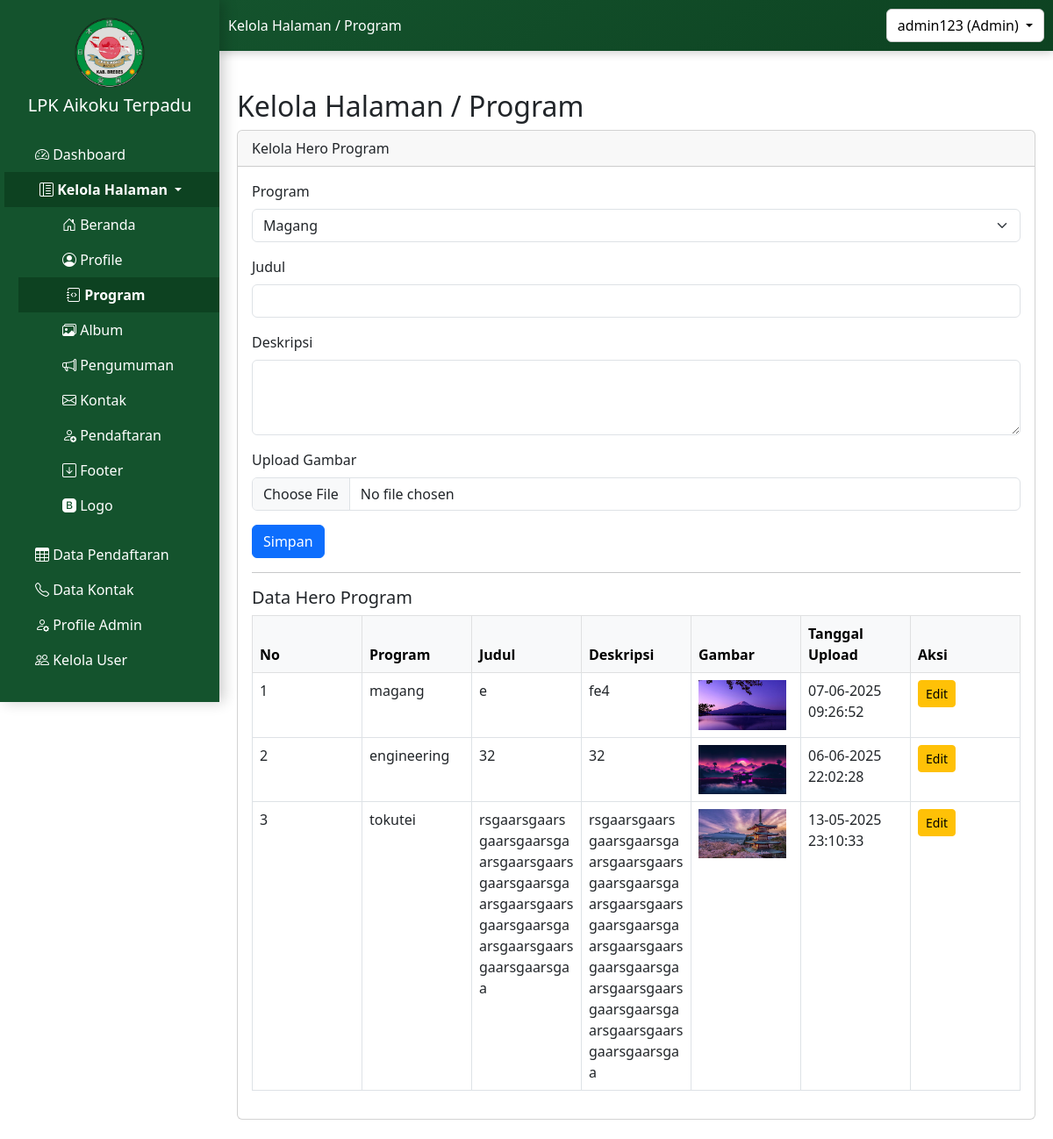
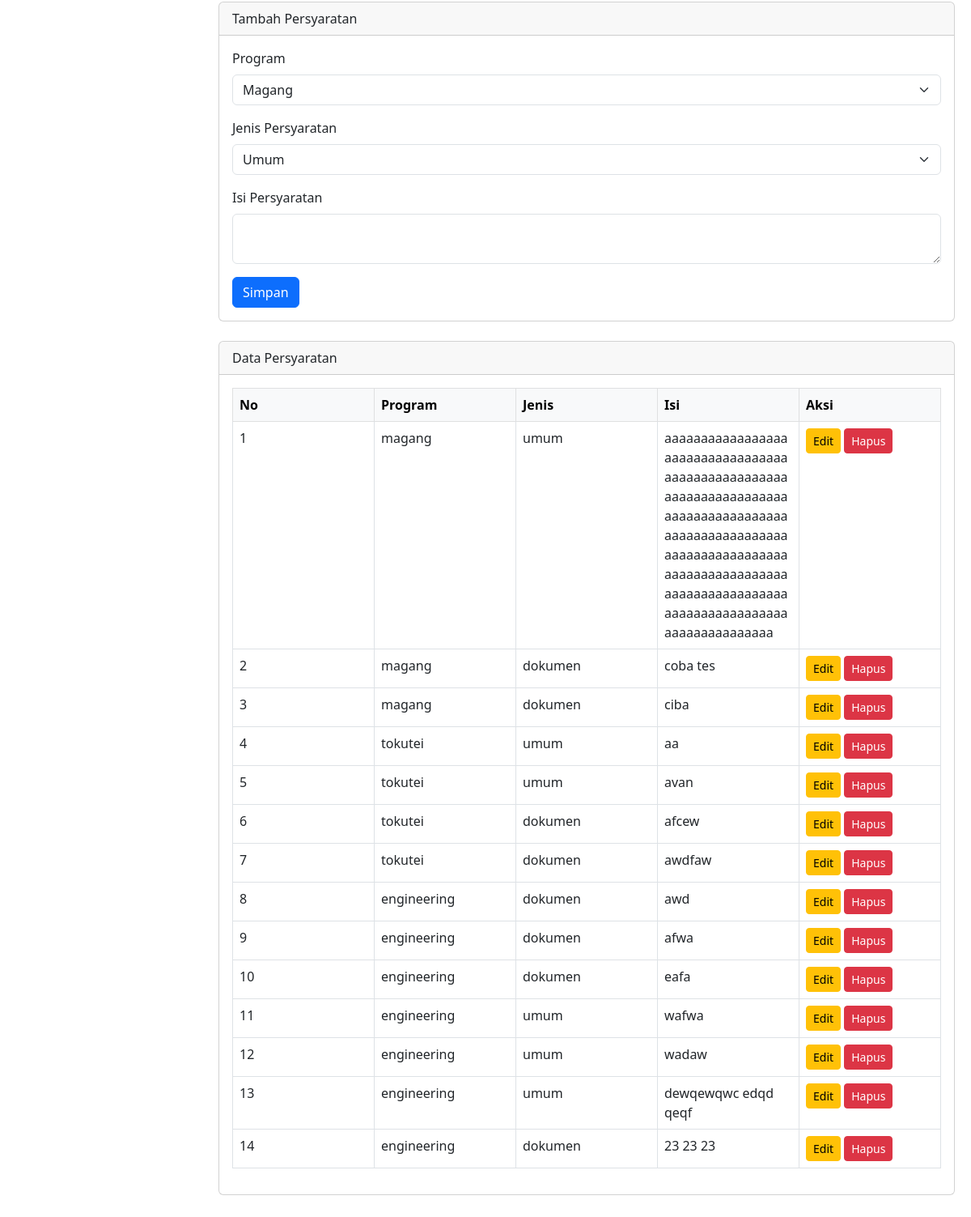
Page /admin/kelola_halaman/program/program_admin.php (signed in) on the committed database (2 pictures, top to bottom).
### tables this page shows
CREATE TABLE `tb_hero_program` (
  `id_hero_program` int(11) NOT NULL,
  `nama_program` varchar(100) NOT NULL,
  `judul` varchar(255) NOT NULL,
  `deskripsi` text NOT NULL,
  `gambar` varchar(255) DEFAULT NULL,
  `program` varchar(50) DEFAULT NULL,
  `tanggal_upload` datetime DEFAULT NULL
);

CREATE TABLE `tb_persyaratan_program` (
  `id` int(11) NOT NULL,
  `jenis` enum('umum','dokumen') NOT NULL,
  `isi` text NOT NULL,
  `program` enum('magang','engineering','tokutei') NOT NULL
);

### admin/kelola_halaman/program/program_admin.php (the view, shortened to what this page needs)
<?php
include '../../../includes/config.php';
$pageTitle = 'Kelola Halaman / Program';
?>
<!DOCTYPE html>
<html lang="en">
<head>
</head>
<body>
    <?php include '../../../sidebar1.php'; ?>
    <div class="container mt-4 content">
        <h2><?php echo $pageTitle; ?></h2>
        <div class="card mb-4">
            <div class="card-header">Kelola Hero Program</div>
            <div class="card-body">
                <form action="hero/proses_tambah_hero_program.php" method="POST" enctype="multipart/form-data">
                    <div class="mb-3">
                        <label for="program" class="form-label">Program</label>
                        <select name="program" class="form-select" required>
                            <option value="magang">Magang</option>
                        </select>
                    </div>
                    <div class="mb-3">
                        <label for="judul" class="form-label">Judul</label>
                        <input type="text" name="judul" id="judul" class="form-control" required maxlength="100">
                    </div>
                    <div class="mb-3">
                        <label for="deskripsi" class="form-label">Deskripsi</label>
                        <textarea name="deskripsi" class="form-control" required rows="3" maxlength="255"></textarea>
                    </div>
                    <div class="mb-3">
                        <label for="gambar" class="form-label">Upload Gambar</label>
                        <input type="file" name="gambar" class="form-control" accept="image/*" required>
                    </div>
                    <button type="submit" class="btn btn-primary">Simpan</button>
                </form>
                <hr>
                <h5>Data Hero Program</h5>
                <table class="table table-bordered">
                    <thead class="table-light">
                        <tr>
                            <th>No</th>
                            <th>Program</th>
                            <th>Judul</th>
                            <th>Deskripsi</th>
                            <th>Gambar</th>
                            <th>Tanggal Upload</th>
                            <th>Aksi</th>
                        </tr>
                    </thead>
                    <tbody>
                        <?php
                        $result = mysqli_query($mysqli, "SELECT * FROM tb_hero_program ORDER BY id_hero_program DESC");
                        $no = 1;
                        while ($data = mysqli_fetch_assoc($result)) {
                            ?>
                            <tr>
                                <td><?= $no++ ?></td>
                                <td><?= htmlspecialchars($data['program']) ?></td>
                                <td><?= htmlspecialchars($data['judul']) ?></td>
                                <td><?= htmlspecialchars($data['deskripsi']) ?></td>
                                <td><img src="../../../uploads/<?= $data['gambar'] ?>" width="100"></td>
                                <td><?= date('d-m-Y H:i:s', strtotime($data['tanggal_upload'])) ?></td>
                                <td>
                                    <button type="button" class="btn btn-sm btn-warning" data-bs-toggle="modal"
                                        data-bs-target="#editHero<?= $data['id_hero_program'] ?>">
                                        Edit
                                    </button>
                                </td>
                            </tr>
                        <?php } ?>
                    </tbody>
                </table>
            </div>
        </div>
        <div class="card mb-4">
            <div class="card-header">Tambah Persyaratan</div>
            <div class="card-body">
                <form action="persyaratan/proses_tambah_persyaratan.php" method="POST">
                    <div class="mb-3">
                        <label for="program" class="form-label">Program</label>
                        <select name="program" class="form-select" required>
                            <option value="magang">Magang</option>
                        </select>
                    </div>
                    <div class="mb-3">
                        <label for="jenis" class="form-label">Jenis Persyaratan</label>
                        <select name="jenis" class="form-select" required>
                            <option value="umum">Umum</option>
                        </select>
                    </div>
                    <div class="mb-3">
                        <label for="isi" class="form-label">Isi Persyaratan</label>
                        <textarea name="isi" class="form-control" required></textarea>
                    </div>
                    <button type="submit" class="btn btn-primary">Simpan</button>
                </form>
            </div>
        </div>
        <div class="card mb-4">
            <div class="card-header">Data Persyaratan</div>
            <div class="card-body">
                <table class="table table-bordered">
                    <thead class="table-light">
                        <tr>
                            <th>No</th>
                            <th>Program</th>
                            <th>Jenis</th>
                            <th>Isi</th>
                            <th>Aksi</th>
                        </tr>
                    </thead>
                    <tbody>
                        <?php
                        $result = mysqli_query($mysqli, "SELECT * FROM tb_persyaratan_program ORDER BY id ASC");
                        $no = 1;
                        while ($row = mysqli_fetch_assoc($result)) {
                            $id = $row['id'];
                            ?>
                            <tr>
                                <td><?= $no++ ?></td>
                                <td><?= htmlspecialchars($row['program']) ?></td>
                                <td><?= htmlspecialchars($row['jenis']) ?></td>
                                <td><?= htmlspecialchars($row['isi']) ?></td>
                                <td>
                                    <button type="button" class="btn btn-sm btn-warning" data-bs-toggle="modal"
                                        data-bs-target="#editModal<?= $id ?>">
                                        Edit
                                    </button>
                                    <button type="button" class="btn btn-sm btn-danger" data-bs-toggle="modal"
                                        data-bs-target="#hapusModal<?= $id ?>">
                                        Hapus
                                    </button>
                                </td>
                            </tr>
                        <?php } ?>
                    </tbody>
                </table>
            </div>
        </div>
    </div>
</body>
</html>

### sidebar1.php (shortened to what this page needs)
<?php
function isActive($page)
{
    return strpos($_SERVER['REQUEST_URI'], $page) !== false ? 'active' : '';
}
?>
<?php
function isDropdownActive($pages = [])
{
    foreach ($pages as $page) {
        if (strpos($_SERVER['REQUEST_URI'], $page) !== false) {
            return 'show';
        }
    }
    return '';
}
?>
<!DOCTYPE html>
<html lang="id">
<head>
    <link href="https://cdn.jsdelivr.net/npm/bootstrap@5.3.0/dist/css/bootstrap.min.css" rel="stylesheet">
    <link href="https://cdn.jsdelivr.net/npm/bootstrap-icons/font/bootstrap-icons.css" rel="stylesheet">
</head>
<body>
    <div class="sidebar" id="sidebar">
        <div class="text-center mb-4">
            <img src="/pendaftaran/img/logo.png" alt="Logo LPK" class="img-fluid" style="width: 80px; height: auto;">
            <h5 class="mt-2">LPK Aikoku Terpadu</h5>
        </div>
        <a href="/pendaftaran/admin/dashboard/dashboard_admin.php" onclick="changeTitle('Dashboard')"
            class="text-white d-block px-3 py-2 <?php echo isActive('dashboard_admin.php'); ?>">
            <i class="bi bi-speedometer2"></i> Dashboard
        </a>
        <div class="dropdown">
            <a class="dropdown-toggle text-white d-block px-3 py-2 <?php echo isDropdownActive([
                'beranda_admin.php',
                'profile_admin.php',
                'program_admin.php',
                'album_admin.php',
                'pengumuman_admin.php',
                'kontak_admin.php',
                'pendaftaran_admin.php',
                'footer_admin.php',
                'logo_admin.php'
            ]) ? 'active' : ''; ?>" href="#" role="button" id="kelolaHalamanDropdown" data-bs-toggle="collapse"
                data-bs-target="#kelolaHalamanMenu">
                <i class="bi bi-layout-text-sidebar-reverse"></i> Kelola Halaman
            </a>
            <div class="collapse <?php echo isDropdownActive([
                'beranda_admin.php',
                'profile_admin.php',
                'program_admin.php',
                'album_admin.php',
                'pengumuman_admin.php',
                'kontak_admin.php',
                'pendaftaran_admin.php',
                'footer_admin.php',
                'logo_admin.php'
            ]); ?>" id="kelolaHalamanMenu">
                <ul class="list-unstyled ms-3">
                    <li><a class="text-white d-block px-3 py-2 <?php echo isActive('beranda_admin.php'); ?>"
                            href="/pendaftaran/admin/kelola_halaman/beranda/beranda_admin.php"
                            onclick="changeTitle('Beranda')">
                            <i class="bi bi-house-door"></i> Beranda</a></li>
                    <li><a class="text-white d-block px-3 py-2 <?php echo isActive('profile_admin.php'); ?>"
                            href="/pendaftaran/admin/kelola_halaman/profile/profile_admin.php"
                            onclick="changeTitle('Profile')">
                            <i class="bi bi-person-circle"></i> Profile</a></li>
                    <li><a class="text-white d-block px-3 py-2 <?php echo isActive('program_admin.php'); ?>"
                            href="/pendaftaran/admin/kelola_halaman/program/program_admin.php"
                            onclick="changeTitle('Program')">
                            <i class="bi bi-journal-code"></i> Program</a></li>
                    <a class="text-white d-block px-3 py-2 <?php echo isActive('album_admin.php'); ?>"
                        href="/pendaftaran/admin/kelola_halaman/album/album_admin.php" onclick="changeTitle('Album')">
                        <i class="bi bi-images"></i> Album
                    </a>
                    <li><a class="text-white d-block px-3 py-2 <?php echo isActive('pengumuman_admin.php'); ?>"
                            href="/pendaftaran/admin/kelola_halaman/pengumuman/pengumuman_admin.php"
                            onclick="changeTitle('Pengumuman')">
                            <i class="bi bi-megaphone"></i> Pengumuman</a></li>
                    <li><a class="text-white d-block px-3 py-2 <?php echo isActive('kontak_admin.php'); ?>"
                            href="/pendaftaran/admin/kelola_halaman/kontak/kontak_admin.php"
                            onclick="changeTitle('Kontak')">
                            <i class="bi bi-envelope"></i> Kontak</a></li>
                    <li><a class="text-white d-block px-3 py-2 <?php echo isActive('pendaftaran_admin.php'); ?>"
                            href="/pendaftaran/admin/kelola_halaman/pendaftaran/pendaftaran_admin.php"
                            onclick="changeTitle('Pendaftaran')">
                            <i class="bi bi-person-add"></i> Pendaftaran</a></li>
                    <li><a class="text-white d-block px-3 py-2 <?php echo isActive('footer_admin.php'); ?>"
                            href="/pendaftaran/admin/kelola_halaman/footer/footer_admin.php"
                            onclick="changeTitle('footer')">
                            <i class="bi bi-arrow-down-square"></i> Footer</a></li>
                    <li><a class="text-white d-block px-3 py-2 <?php echo isActive('logo_admin.php'); ?>"
                            href="/pendaftaran/admin/kelola_halaman/logo/logo_admin.php" onclick="changeTitle('Logo')">
                            <i class="bi bi-bootstrap-fill"></i> Logo
                        </a></li>
                </ul>
            </div>
        </div>
        <a href="/pendaftaran/admin/data_pendaftar/data_pendaftaran.php" onclick="changeTitle('Data Pendaftaran')"
            class="text-white d-block px-3 py-2 <?php echo isActive('data_pendaftaran.php'); ?>">
            <i class="bi bi-table"></i> Data Pendaftaran
        </a>
        <a href="/pendaftaran/admin/kontak_masuk/data_kontak.php" onclick="changeTitle('Data Kontak')"
            class="text-white d-block px-3 py-2 <?php echo isActive('data_kontak.php'); ?>">
            <i class="bi bi-telephone"></i> Data Kontak
        </a>
        <a href="/pendaftaran/admin/profile/profile_admin_pw.php" onclick="changeTitle('Profile Admin')"
            class="text-white d-block px-3 py-2 <?php echo isActive('profile_admin_pw.php'); ?>">
            <i class="bi bi-person-gear"></i> Profile Admin
        </a>
        <a href="/pendaftaran/admin/user/kelola_user.php" onclick="changeTitle('Kelola User')"
            class="text-white d-block px-3 py-2 <?php echo isActive('kelola_user.php'); ?>">
            <i class="bi bi-people"></i> Kelola User
        </a>
    </div>
    <div class="header">
        <span id="page-title"><?php echo isset($pageTitle) ? $pageTitle : "Dashboard"; ?></span>
        <div class="dropdown">
            <button class="btn btn-dark dropdown-toggle" type="button" id="userDropdown" data-bs-toggle="dropdown"
                aria-expanded="false">
                <?php echo $_SESSION['username']; ?> (<?php echo ucfirst($_SESSION['roles']); ?>)
            </button>
        </div>
    </div>
</body>
</html>

### admin/kelola_halaman/program/program_admin.php (style rules this page uses)
body, html { overflow-x: hidden; }
table { table-layout: fixed; width: 100%; }
th, td { word-wrap: break-word; overflow: hidden; text-overflow: ellipsis; }

### sidebar1.php (style rules this page uses)
.sidebar { width: 250px; height: 100vh; position: fixed; top: 0; left: 0; background: #14532d; padding-top: 20px; color: white; z-index: 999; transition: left 0.3s ease-in-out; box-shadow: 5px 0 15px rgba(0, 0, 0, 0.2); overflow-y: auto; scrollbar-width: thin; }
.sidebar>a, #kelolaHalamanDropdown { padding-left: 40px !important; }
#kelolaHalamanMenu a { padding-left: 55px !important; }
.sidebar a { padding: 10px 30px; text-decoration: none; color: white; display: block; transition: background 0.3s, transform 0.3s; }
.header { background: linear-gradient(145deg, #14532d, #0d4221); color: white; padding: 10px; display: flex; justify-content: space-between; align-items: center; margin-left: 250px; box-shadow: 0 2px 10px rgba(0, 0, 0, 0.2); }
.btn-dark { background-color: white !important; color: black !important; border: 1px solid #ccc; }
.content { margin-left: 250px; padding: 20px; overflow-x: auto; max-width: calc(100vw - 250px); }
.sidebar a.active { background-color: #0d4221; font-weight: bold; transform: translateX(5px); }

### rows in the picture
tb_hero_program: program "magang", judul "e", deskripsi "fe4", gambar (picture), tanggal_upload "07-06-2025 09:26:52"
tb_hero_program: program "engineering", judul "32", deskripsi "32", gambar (picture), tanggal_upload "06-06-2025 22:02:28"
tb_hero_program: program "tokutei", judul "rsgaarsgaarsgaarsgaarsgaarsgaarsgaarsgaarsgaarsgaarsgaarsgaarsgaarsgaarsgaarsgaarsgaarsgaarsgaarsgaa", deskripsi "rsgaarsgaarsgaarsgaarsgaarsgaarsgaarsgaarsgaarsgaarsgaarsgaarsgaarsgaarsgaarsgaarsgaarsgaarsgaarsgaarsgaarsgaarsgaarsgaarsgaarsgaarsgaarsgaarsgaarsgaa", gambar (picture), tanggal_upload "13-05-2025 23:10:33"
tb_persyaratan_program: program "magang", jenis "umum", isi "aaaaaaaaaaaaaaaaaaaaaaaaaaaaaaaaaaaaaaaaaaaaaaaaaaaaaaaaaaaaaaaaaaaaaaaaaaaaaaaaaaaaaaaaaaaaaaaaaaaaaaaaaaaaaaaaaaaaaaaaaaaaaaaaaaaaaaaaaaaaaaaaaaaaaaaaaaaaaaaaaaaaaaaaaaaaaaaaaaaaaaaaa"
tb_persyaratan_program: program "magang", jenis "dokumen", isi "coba tes"
tb_persyaratan_program: program "magang", jenis "dokumen", isi "ciba"
tb_persyaratan_program: program "tokutei", jenis "umum", isi "aa"
tb_persyaratan_program: program "tokutei", jenis "umum", isi "avan"
tb_persyaratan_program: program "tokutei", jenis "dokumen", isi "afcew"
tb_persyaratan_program: program "tokutei", jenis "dokumen", isi "awdfaw"
tb_persyaratan_program: program "engineering", jenis "dokumen", isi "awd"
tb_persyaratan_program: program "engineering", jenis "dokumen", isi "afwa"
tb_persyaratan_program: program "engineering", jenis "dokumen", isi "eafa"
tb_persyaratan_program: program "engineering", jenis "umum", isi "wafwa"
tb_persyaratan_program: program "engineering", jenis "umum", isi "wadaw"
tb_persyaratan_program: program "engineering", jenis "umum", isi "dewqewqwc edqd qeqf"
tb_persyaratan_program: program "engineering", jenis "dokumen", isi "23 23 23"

### other values in the picture
$pageTitle "Kelola Halaman / Program"
$_SESSION['username'] "admin123"
$_SESSION['roles'] "Admin"
